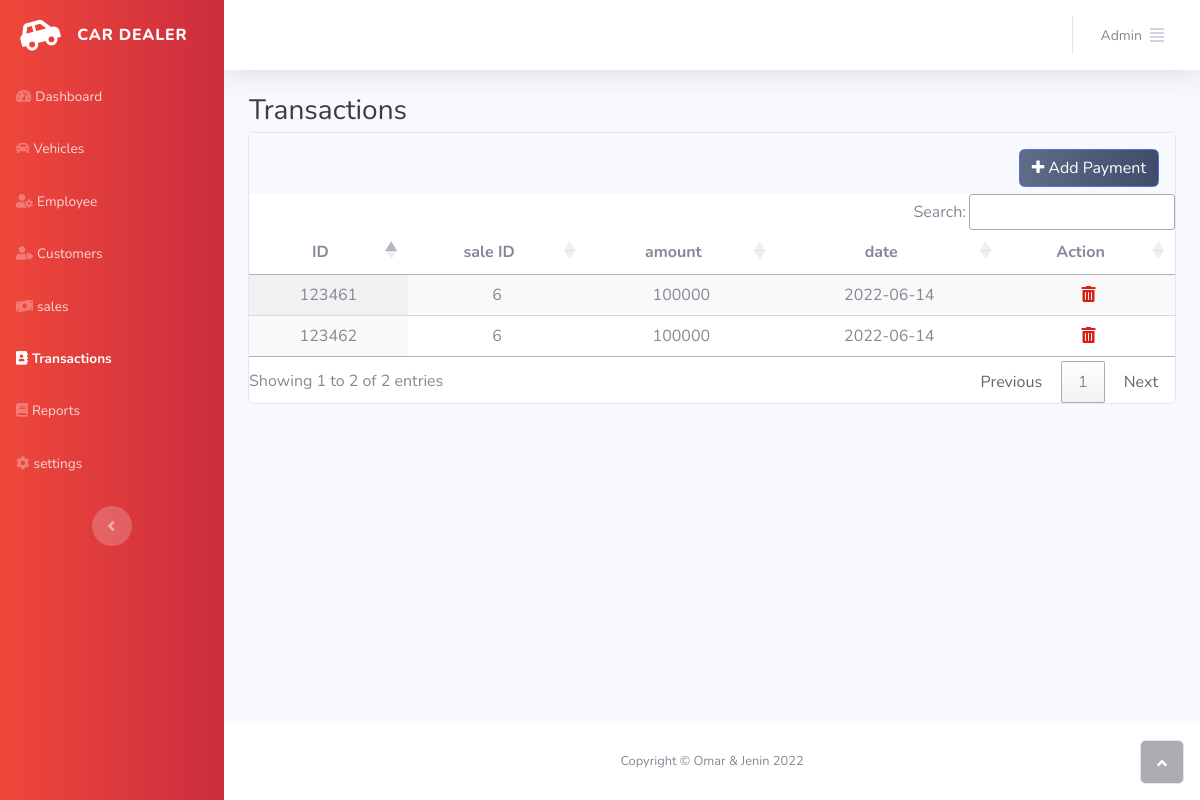
The app's page /admin/transactions.php (signed in) with its own data.
### tables this page shows
CREATE TABLE IF NOT EXISTS `transactions` (
  `TransID` int(11) NOT NULL AUTO_INCREMENT,
  `sale_ID` int(11) NOT NULL,
  `amount` double NOT NULL,
  `date_of_payment` date NOT NULL,
  PRIMARY KEY (`TransID`),
  KEY `fk_sale_id_sales` (`sale_ID`)
);

### admin/transactions.php (the view, shortened to what this page needs)
<?php
include '../helper/db_con.php';
?>
<!DOCTYPE html>
<html lang="en">
<head>
    <link rel="stylesheet" href="../assets/bootstrap/css/bootstrap.min.css">
    <link rel="stylesheet" href="../assets/fonts/fontawesome-all.min.css">
    <link rel="stylesheet" href="../assets/fonts/font-awesome.min.css">
    <link rel="stylesheet" href="../assets/fonts/fontawesome5-overrides.min.css">
    <link rel="stylesheet" href="https://cdnjs.cloudflare.com/ajax/libs/jquery.tablesorter/2.31.2/css/theme.bootstrap_4.min.css">
    <link rel="stylesheet" href="https://cdnjs.cloudflare.com/ajax/libs/jqueryui/1.12.1/jquery-ui.min.css">
    <link rel="stylesheet" href="https://cdn.datatables.net/1.12.1/css/jquery.dataTables.min.css">
    <link rel="stylesheet" href="https://cdn.datatables.net/v/dt/dt-1.12.1/datatables.min.css"/>
</head>
<body id="page-top">
<div id="wrapper">
    <nav class="navbar navbar-dark align-items-start sidebar sidebar-dark accordion bg-gradient-primary p-0"
         style="background: linear-gradient(to left, #cb2d3e, #ef473a);">
        <div class="container-fluid d-flex flex-column p-0">
            <a class="navbar-brand d-flex justify-content-center align-items-center sidebar-brand m-0"
               href="admin_dash.php">
                <div class="sidebar-brand-icon rotate-n-15"><i class="fas fa-car-side"></i></div>
                <div class="sidebar-brand-text mx-3"><span>Car dealer</span></div>
            </a>
            <ul class="navbar-nav text-light" id="accordionSidebar">
                <li class="nav-item"><a class="nav-link" href="admin_dash.php"><i
                                class="fas fa-tachometer-alt"></i><span>Dashboard</span></a></li>
                <li class="nav-item"><a class="nav-link" href="vehicles.php"><i
                                class="fas fa-car"></i><span>Vehicles</span></a></li>
                <li class="nav-item"><a class="nav-link " href="employee.php"><i
                                class="fas fa-user-cog"></i><span>Employee</span></a></li>
                <li class="nav-item"><a class="nav-link" href="Customers.php"><i class="fas fa-user-tag"></i><span>Customers</span></a>
                    <a class="nav-link " href="sales.php"><i class="fas fa-money-bill-wave"></i><span>sales</span></a>
                    <a class="nav-link active" href="transactions.php"><i
                                class="fas fa-address-book"></i><span>Transactions</span></a>
                    <a class="nav-link" href="reports.php"><i class="fas fa-book"></i><span>Reports</span></a>
                    <a class="nav-link" href="profile.php"><i class="fas fa-cog"></i><span>settings</span></a></li>
            </ul>
            <div class="text-center d-none d-md-inline">
                <button class="btn rounded-circle border-0" id="sidebarToggle" type="button"></button>
            </div>
        </div>
    </nav>
    <div class="d-flex flex-column" id="content-wrapper">
        <div id="content">
            <?php include 'includes/header.php'; ?>
            <h3 class="text-dark mb-1" style="margin-left: 25px;margin-top: 23px;margin-right: -1px;">Transactions</h3>
            <div class="container-fluid" style="border-style: none;">
                <div class="card" id="TableSorterCard">
                    <div class="card-header text-end py-3" style="height: 61px;border-style: none;">
                        <div class="row">
                            <div class="col-md-6"></div>
                            <div class="col-md-6">
                                <div class="text-end">
                                    <button class="btn btn-primary" type="button"
                                            style="background: linear-gradient(to right, #606c88, #3f4c6b);"
                                            data-bs-target="#modalPayment" data-bs-toggle="modal"><i
                                                class="fa fa-plus"></i>&nbsp;Add Payment
                                    </button>
                                </div>
                            </div>
                        </div>
                    </div>
                    <table id="transTable" class="display" style="width:100%">
                        <thead>
                        <tr>
                            <th class="text-center">ID</th>
                            <th class="text-center">sale ID</th>
                            <th class="text-center">amount</th>
                            <th class="text-center">date</th>
                            <th class="text-center">Action</th>
                        </tr>
                        </thead>
                        <?php
                        $query = "SELECT * FROM transactions";
                        $result = mysqli_query($conn, $query);
                        ?>
                        <tbody>
                        <?php
                        while ($row = mysqli_fetch_array($result)) {
                            $transID = $row['TransID'];
                            ?>
                            <tr>
                                <td class="text-center"><?php echo $transID; ?></td>
                                <td class="text-center"><?php echo $row['sale_ID']; ?></td>
                                <td class="text-center"><?php echo $row['amount']; ?></td>
                                <td class="text-center"><?php echo $row['date_of_payment']; ?></td>
                                <td class="text-center">
                                    <a href='Transactions/deleteTrans.php?TransID=<?php echo $transID?>'><i class='fas fa-trash-alt' style='color: #d91e18'></i></a>
                                </td>
                            </tr>
                            <?php
                        }
                        ?>
                        </tbody>
                    </table>
                </div>
            </div>
        </div>
        <footer class="bg-white sticky-footer">
            <div class="container my-auto">
                <div class="text-center my-auto copyright"><span>Copyright © Omar &amp; Jenin 2022</span></div>
            </div>
        </footer>
    </div>
    <a class="border rounded d-inline scroll-to-top" href="#page-top"><i class="fas fa-angle-up"></i></a>
</div>
</body>
</html>

### records on screen
transactions: TransID "123461", sale_ID "6", amount "100000", date_of_payment "2022-06-14"
transactions: TransID "123462", sale_ID "6", amount "100000", date_of_payment "2022-06-14"
